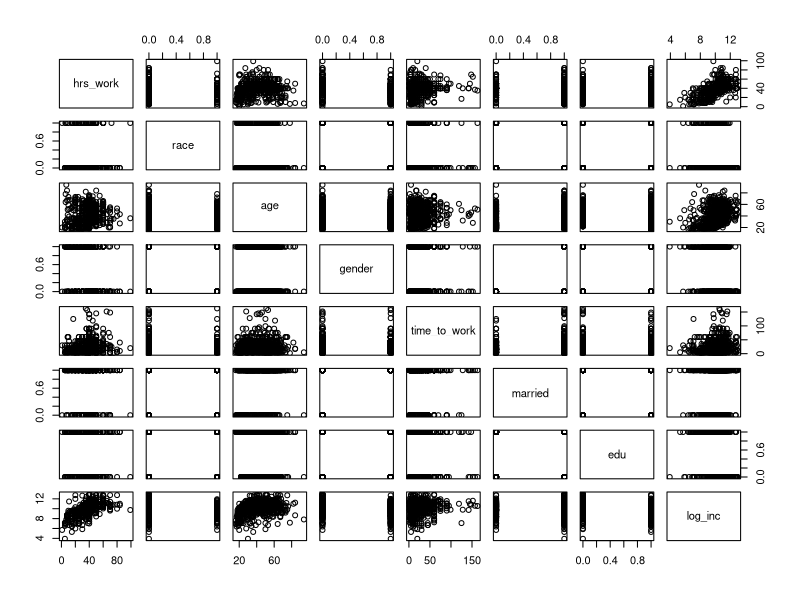
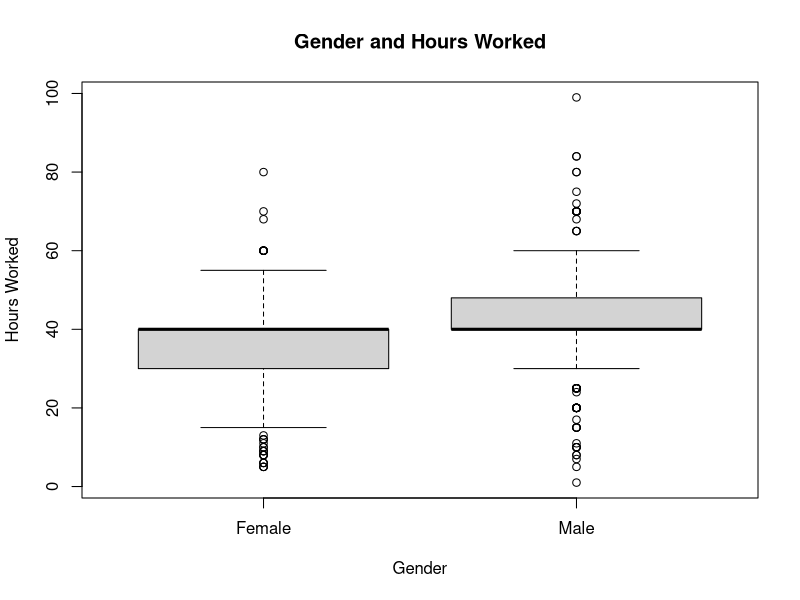
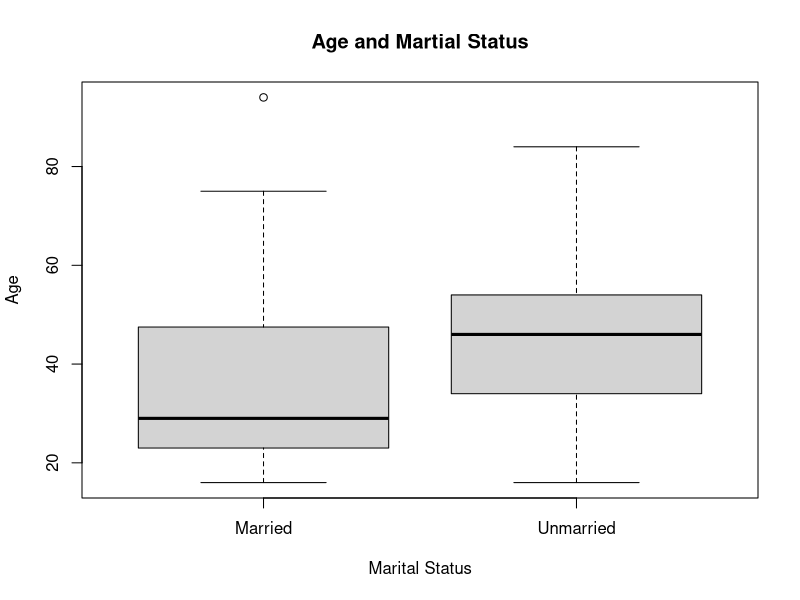
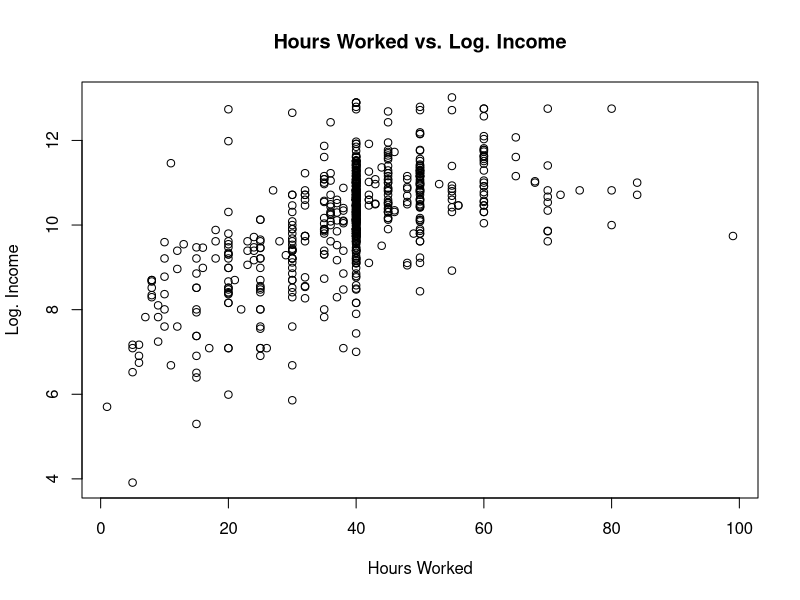
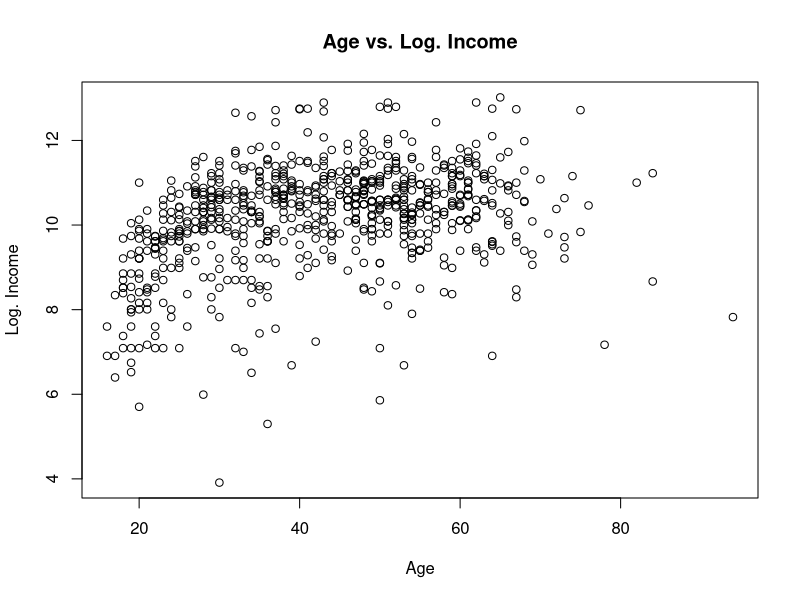
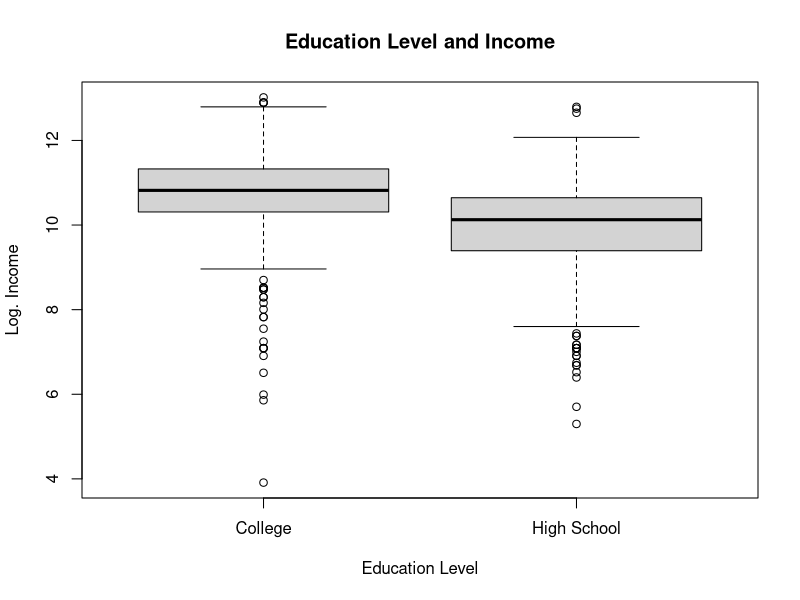
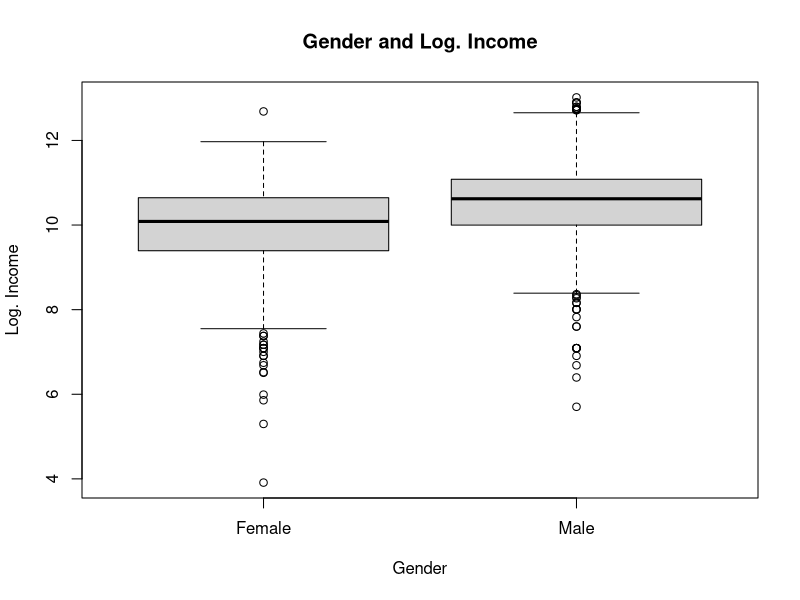
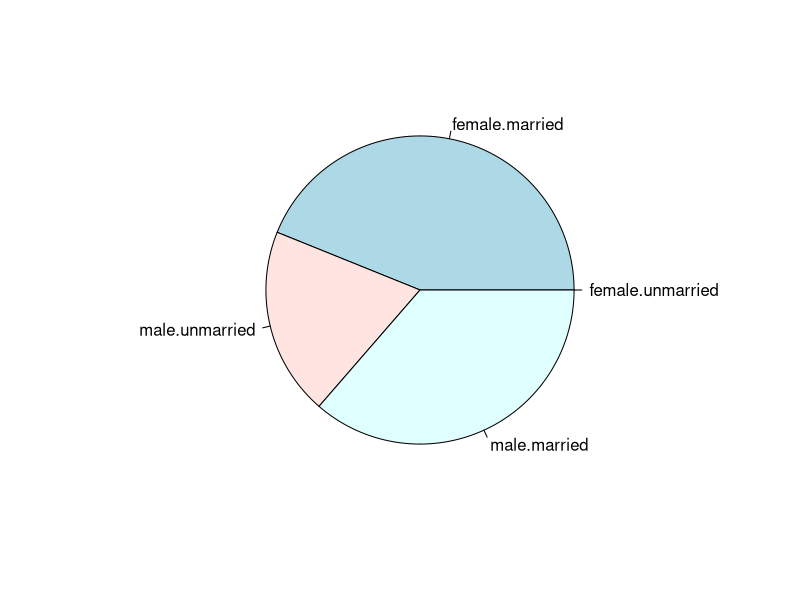

R code for these plots, in order: (Note: this script raises an error after producing the figures.)
data <- read.table("am_com_survey.txt", header = T, sep = ",")

pairs(data)
round(cor(data), 2)

# gender & hrs_work
female.hrs_work <- data[which(data$gender == 1), ]$hrs_work
male.hrs_work <- data[which(data$gender == 0), ]$hrs_work
boxplot(female.hrs_work, male.hrs_work,
        ylab = "Hours Worked",
        xlab = "Gender",
        names = c("Female", "Male"),
        main = "Gender and Hours Worked")

# age & married
unmarried <- data[which(data$married == 1), ]$age
married <- data[which(data$married == 0), ]$age
boxplot(married, unmarried,
        ylab = "Age",
        xlab = "Marital Status",
        names = c("Married", "Unmarried"),
        main = "Age and Martial Status")

# hrs_work & log_inc
plot(data$hrs_work, data$log_inc,
     main = 'Hours Worked vs. Log. Income',
     xlab = 'Hours Worked', ylab = 'Log. Income',
     xlim = range(data$hrs_work), ylim = range(data$log_inc))

# age & log_inc
plot(data$age, data$log_inc,
     main = 'Age vs. Log. Income',
     xlab = 'Age', ylab = 'Log. Income',
     xlim = range(data$age), ylim = range(data$log_inc))

# edu & log_inc
college <- data[which(data$edu == 0), ]$log_inc
high_school <- data[which(data$edu == 1), ]$log_inc
boxplot(college, high_school,
        ylab = "Log. Income",
        xlab = "Education Level",
        names = c("College", "High School"),
        main = "Education Level and Income")


# gender & log_inc
female.log_inc <- data[which(data$gender == 1), ]$log_inc
male.log_inc <- data[which(data$gender == 0), ]$log_inc
boxplot(female.log_inc, male.log_inc,
        ylab = "Log. Income",
        xlab = "Gender",
        names = c("Female", "Male"),
        main = "Gender and Log. Income")

female.unmarried <- nrow(data[which(data$married == 0 & data$gender == 1), ])
female.married <- nrow(data[which(data$married == 1 & data$gender == 1), ])
male.unmarried <- nrow(data[which(data$married == 0 & data$gender == 0), ])
male.married <- nrow(data[which(data$married == 1 & data$gender == 0), ])

male <- nrow(data[which(data$gender == 0), ])
female <- nrow(data[which(data$gender == 1), ])

X <- c(female.unmarried, female.married, male.unmarried, male.married)
L <- c("female.unmarried", "female.married", "male.unmarried", "male.married")

pie(X, L)

# discuss gender and married, but don't show a graph of it, please for the love of all that's good

# Age and Education
model1 <- lm(log_inc ~ age + edu + age:edu, data = data)
model1 <- lm(log_inc ~ age + edu, data = data)
summary(model1)

# Hours Worked and Gender
model2 <- lm(log_inc ~ hrs_work + gender + hrs_work:gender, data = data)
summary(model2)

# Age and Married
model3 <- lm(log_inc ~ age + married + age:married, data = data)
summary(model3)

##################

model.back.sel <- lm(log_inc ~ hrs_work + race + age + gender + time_to_work + married + edu, data = survey)
p_values <- summary(model.back.sel)$coefficients[ ,4]
p_values[p_values == max(p_values)]

model.back.sel <- lm(log_inc ~ hrs_work + race + age + gender + married + edu, data = survey)

model.back.sel <- lm(log_inc ~ hrs_work + age + gender + married + edu, data = survey)

summary(model.back.sel)

round(coef(model.back.sel), 4)

model.back.sel$coefficients

summary(model1)
summary(model2)
summary(model3)



## colinarity is what the cor matrix shows for between predictos

model.1 <- lm(log_inc ~ hrs_work + gender + hrs_work:gender, data = data)
model.2 <- lm(log_inc ~ age + edu + age:edu, data = data)
model.2 <- lm(log_inc ~ age + edu, data = data)
model.3 <- lm(log_inc ~ age + married + age:married, data = data)
model.3 <- lm(log_inc ~ age + married, data = data)

summary(model.1)$adj.r.squared
summary(model.2)$adj.r.squared
summary(model.3)$adj.r.squared
summary(model.back.sel)$adj.r.squared


library(MASS)
stu.res <- studres(model.back.sel)
plot(stu.res, ylab = "Student Residuals", main = "Student Residuals vs. Index")
abline(3, 0, col="red")
abline(0, 0, col="blue")
abline(-3, 0, col="red")

hat.vals <- hatvalues(model.back.sel)
plot(hat.vals, ylab = "Hat Values", main = "Hat Values vs. Index")
p <- length(data) - 1
n <- nrow(data)
abline((p+1)/n, 0, col="blue")

outlier <- which(abs(stu.res) > 3)
leverage <- which(hat.vals > 0.03)
Reduce(intersect,list(outlier, leverage))